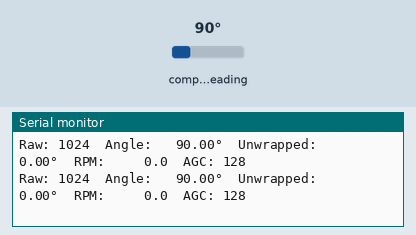
Recording of a sketch running on a simulated ESP32. Parts: the last lines printed to the serial monitor. Wiring (inferred from the names in the program): AS5600 angle sensor at I2C address 0x36. The inputs (shaded band) are chosen by the test bench; at power-on: compass heading 90°.

Above: at 1.3 s.
1.4 s: compass heading set to 7°
At 2.0 s:
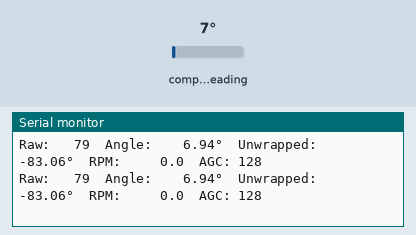
2.9 s: compass heading set to 90°
At 3.4 s:
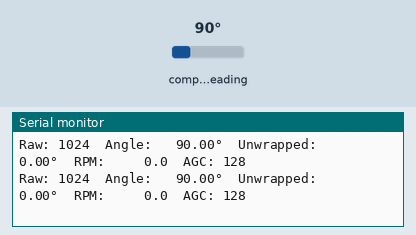
4.4 s: compass heading set to 180°
At 5.1 s:
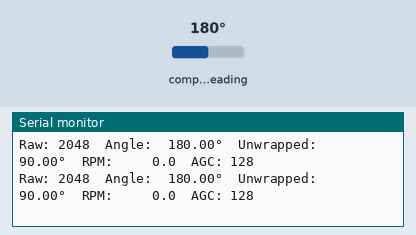
5.9 s: compass heading set to 269°
At 6.4 s:
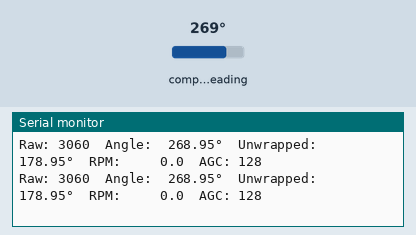
7.4 s: compass heading set to 0°
At 8.5 s:
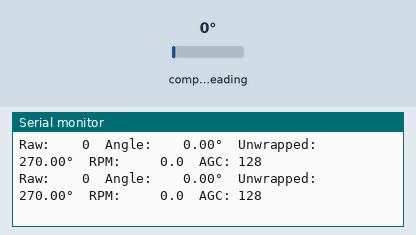
8.9 s: compass heading set to 8°
At 9.7 s:
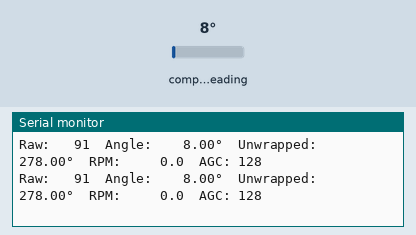

The sketch:

esp32_AS5600.ino
```cpp
#include <Wire.h>

// AS5600 I2C address and registers
#define AS5600_ADDR   0x36
#define REG_ANGLE_H   0x0E  // High byte of 12-bit angle
#define REG_STATUS    0x0B  // Magnet detection status
#define REG_AGC       0x1A  // Automatic gain control
#define REG_MAGNITUDE 0x1B  // Magnitude (2 bytes, 0x1B-0x1C)

// ── helpers ───────────────────────────────────────────────
uint16_t readAngleRaw() {
  Wire.beginTransmission(AS5600_ADDR);
  Wire.write(REG_ANGLE_H);
  Wire.endTransmission(false);          // repeated-start
  Wire.requestFrom(AS5600_ADDR, 2);
  uint16_t hi = Wire.read();
  uint16_t lo = Wire.read();
  return ((hi << 8) | lo) & 0x0FFF;    // 12 bits, 0–4095
}

uint8_t readStatus() {
  Wire.beginTransmission(AS5600_ADDR);
  Wire.write(REG_STATUS);
  Wire.endTransmission(false);
  Wire.requestFrom(AS5600_ADDR, 1);
  return Wire.read();
}

uint8_t readAGC() {
  Wire.beginTransmission(AS5600_ADDR);
  Wire.write(REG_AGC);
  Wire.endTransmission(false);
  Wire.requestFrom(AS5600_ADDR, 1);
  return Wire.read();
}

// ── velocity tracking ─────────────────────────────────────
uint16_t prevRaw      = 0;
float    totalAngle   = 0;   // cumulative degrees (unwrapped)
uint32_t prevTime     = 0;

float unwrapAngle(uint16_t raw) {
  // Convert to degrees, detect wrap-around, accumulate
  float deg = raw * 360.0f / 4096.0f;
  float prev = prevRaw * 360.0f / 4096.0f;
  float delta = deg - prev;

  if (delta >  180.0f) delta -= 360.0f;  // wrap CW→CCW
  if (delta < -180.0f) delta += 360.0f;  // wrap CCW→CW

  totalAngle += delta;
  prevRaw = raw;
  return totalAngle;
}

// ── setup ─────────────────────────────────────────────────
void setup() {
  Serial.begin(115200);
  Wire.begin(21, 22);          // SDA=21, SCL=22
  Wire.setClock(400000);       // 400 kHz fast mode

  delay(100);                  // let encoder boot

  // Check magnet status
  uint8_t status = readStatus();
  bool magnetDetected = status & (1 << 5);  // bit 5 = MD
  bool tooWeak        = status & (1 << 4);  // bit 4 = ML
  bool tooStrong      = status & (1 << 3);  // bit 3 = MH

  Serial.println("=== AS5600 initialised ===");
  Serial.printf("Status: 0x%02X  Magnet: %s  Weak: %s  Strong: %s\n",
                status,
                magnetDetected ? "YES" : "NO",
                tooWeak        ? "YES" : "NO",
                tooStrong      ? "YES" : "NO");

  if (!magnetDetected) {
    Serial.println("WARNING: no magnet detected — check placement!");
  }

  prevRaw  = readAngleRaw();
  prevTime = millis();
}

// ── main loop ─────────────────────────────────────────────
void loop() {
  uint16_t raw   = readAngleRaw();
  float    angle = raw * 360.0f / 4096.0f;   // 0–360°
  float    unwrapped = unwrapAngle(raw);

  uint32_t now   = millis();
  uint32_t dt_ms = now - prevTime;
  prevTime = now;

  // RPM from unwrapped angle change per time step
  // (delta is already accumulated inside unwrapAngle; re-derive from totalAngle)
  static float lastTotal = 0;
  float deltaDeg = totalAngle - lastTotal;
  lastTotal = totalAngle;
  float rpm = (deltaDeg / 360.0f) / (dt_ms / 60000.0f);

  Serial.printf("Raw: %4u  Angle: %7.2f°  Unwrapped: %9.2f°  RPM: %7.1f  AGC: %3u\n",
                raw, angle, unwrapped, rpm, readAGC());

  delay(20);  // 50 Hz sample rate
}
```

Measured:
- after the input at 1.4 s, the serial monitor: prints a new line at once (image 1)
- after the input at 2.9 s, the serial monitor: prints a new line at once (image 2)
- after the input at 4.4 s, the serial monitor: prints a new line at once (image 3)
- after the input at 5.9 s, the serial monitor: prints a new line at once (image 4)
- after the input at 7.4 s, the serial monitor: prints a new line at once (image 5)
- after the input at 8.9 s, the serial monitor: prints a new line at once (image 6)
